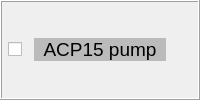
     <widget class="QFrame" name="frame">
      <property name="frameShape">
       <enum>QFrame::Box</enum>
      </property>
      <property name="frameShadow">
       <enum>QFrame::Raised</enum>
      </property>
      <layout class="QGridLayout" name="gridLayout_10">
       <property name="leftMargin">
        <number>0</number>
       </property>
       <property name="topMargin">
        <number>0</number>
       </property>
       <property name="rightMargin">
        <number>0</number>
       </property>
       <property name="bottomMargin">
        <number>0</number>
       </property>
       <item row="0" column="0">
        <layout class="QGridLayout" name="gridLayout_41">
         <property name="leftMargin">
          <number>6</number>
         </property>
         <property name="topMargin">
          <number>0</number>
         </property>
         <property name="rightMargin">
          <number>6</number>
         </property>
         <property name="bottomMargin">
          <number>0</number>
         </property>
         <item row="0" column="2">
          <widget class="PyDMByteIndicator" name="PyDMByteIndicator_29" native="true">
           <property name="minimumSize">
            <size>
             <width>20</width>
             <height>20</height>
            </size>
           </property>
           <property name="maximumSize">
            <size>
             <width>20</width>
             <height>20</height>
            </size>
           </property>
           <property name="font">
            <font>
             <family>Cantarell</family>
            </font>
           </property>
           <property name="toolTip">
            <string/>
           </property>
           <property name="whatsThis">
            <string>
    Widget for graphical representation of bits from an integer number
    with support for Channels and more from PyDM

    Parameters
    ----------
    parent : QWidget
        The parent widget for the Label
    init_channel : str, optional
        The channel to be used by the widget.
    </string>
           </property>
           <property name="channel" stdset="0">
            <string>ca://${IOC}:ACP:OnOff</string>
           </property>
           <property name="offColor" stdset="0">
            <color>
             <red>255</red>
             <green>0</green>
             <blue>0</blue>
            </color>
           </property>
           <property name="circles" stdset="0">
            <bool>false</bool>
           </property>
           <property name="labels" stdset="0">
            <stringlist/>
           </property>
          </widget>
         </item>
         <item row="0" column="0">
          <widget class="PyDMCheckbox" name="PyDMCheckbox_52">
           <property name="minimumSize">
            <size>
             <width>0</width>
             <height>20</height>
            </size>
           </property>
           <property name="maximumSize">
            <size>
             <width>20</width>
             <height>20</height>
            </size>
           </property>
           <property name="font">
            <font>
             <family>Cantarell</family>
            </font>
           </property>
           <property name="cursor">
            <cursorShape>PointingHandCursor</cursorShape>
           </property>
           <property name="toolTip">
            <string/>
           </property>
           <property name="whatsThis">
            <string>
    A QCheckbox with support for Channels and more from PyDM

    Parameters
    ----------
    parent : QWidget
        The parent widget for the Label
    init_channel : str, optional
        The channel to be used by the widget.

    </string>
           </property>
           <property name="iconSize">
            <size>
             <width>16</width>
             <height>16</height>
            </size>
           </property>
           <property name="alarmSensitiveBorder" stdset="0">
            <bool>false</bool>
           </property>
           <property name="channel" stdset="0">
            <string>ca://${IOC}:ACP:OnOff</string>
           </property>
          </widget>
         </item>
         <item row="0" column="1">
          <widget class="QLabel" name="label_115">
           <property name="minimumSize">
            <size>
             <width>0</width>
             <height>20</height>
            </size>
           </property>
           <property name="maximumSize">
            <size>
             <width>16777215</width>
             <height>30</height>
            </size>
           </property>
           <property name="palette">
            <palette>
             <active>
              <colorrole role="Base">
               <brush brushstyle="SolidPattern">
                <color alpha="255">
                 <red>255</red>
                 <green>255</green>
                 <blue>255</blue>
                </color>
               </brush>
              </colorrole>
              <colorrole role="Window">
               <brush brushstyle="SolidPattern">
                <color alpha="255">
                 <red>187</red>
                 <green>187</green>
                 <blue>187</blue>
                </color>
               </brush>
              </colorrole>
             </active>
             <inactive>
              <colorrole role="Base">
               <brush brushstyle="SolidPattern">
                <color alpha="255">
                 <red>255</red>
                 <green>255</green>
                 <blue>255</blue>
                </color>
               </brush>
              </colorrole>
              <colorrole role="Window">
               <brush brushstyle="SolidPattern">
                <color alpha="255">
                 <red>187</red>
                 <green>187</green>
                 <blue>187</blue>
                </color>
               </brush>
              </colorrole>
             </inactive>
             <disabled>
              <colorrole role="Base">
               <brush brushstyle="SolidPattern">
                <color alpha="255">
                 <red>187</red>
                 <green>187</green>
                 <blue>187</blue>
                </color>
               </brush>
              </colorrole>
              <colorrole role="Window">
               <brush brushstyle="SolidPattern">
                <color alpha="255">
                 <red>187</red>
                 <green>187</green>
                 <blue>187</blue>
                </color>
               </brush>
              </colorrole>
             </disabled>
            </palette>
           </property>
           <property name="font">
            <font>
             <pointsize>14</pointsize>
            </font>
           </property>
           <property name="autoFillBackground">
            <bool>true</bool>
           </property>
           <property name="text">
            <string>ACP15 pump</string>
           </property>
           <property name="alignment">
            <set>Qt::AlignCenter</set>
           </property>
          </widget>
         </item>
        </layout>
       </item>
      </layout>
     </widget>
